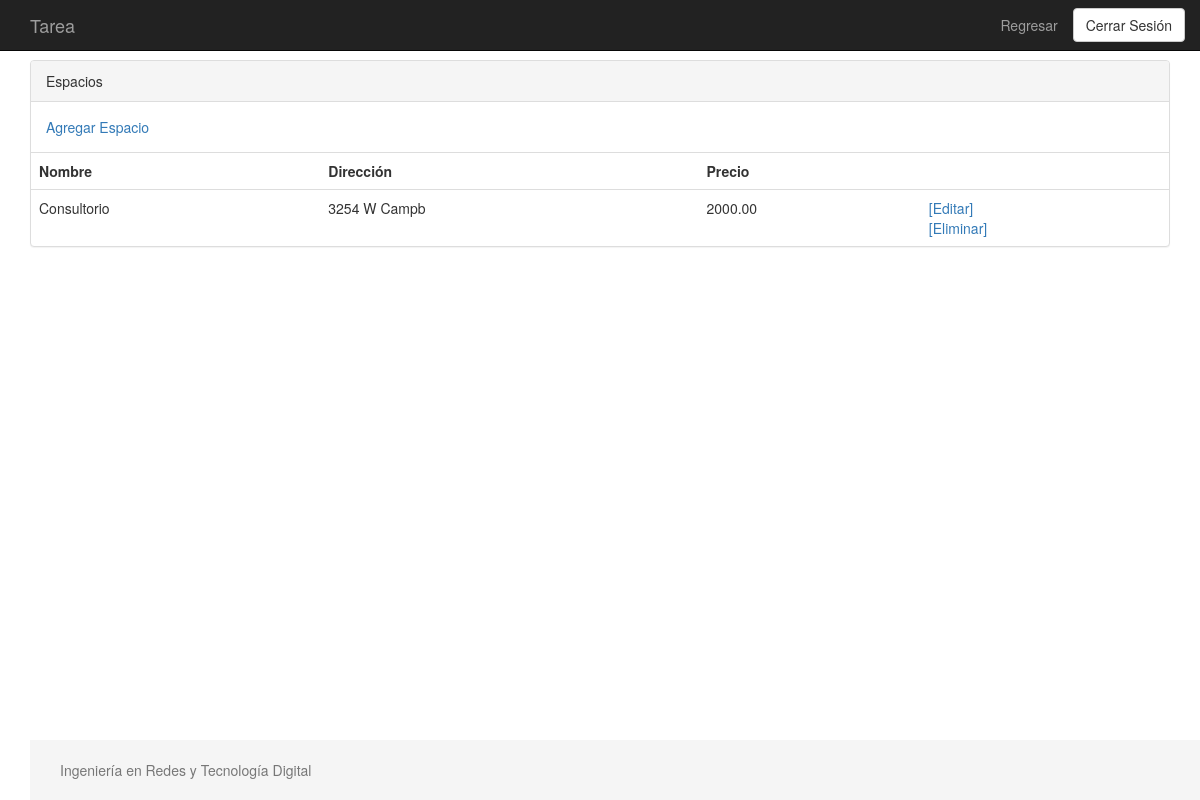
Before: /lugar/ (signed in) with the older database file.
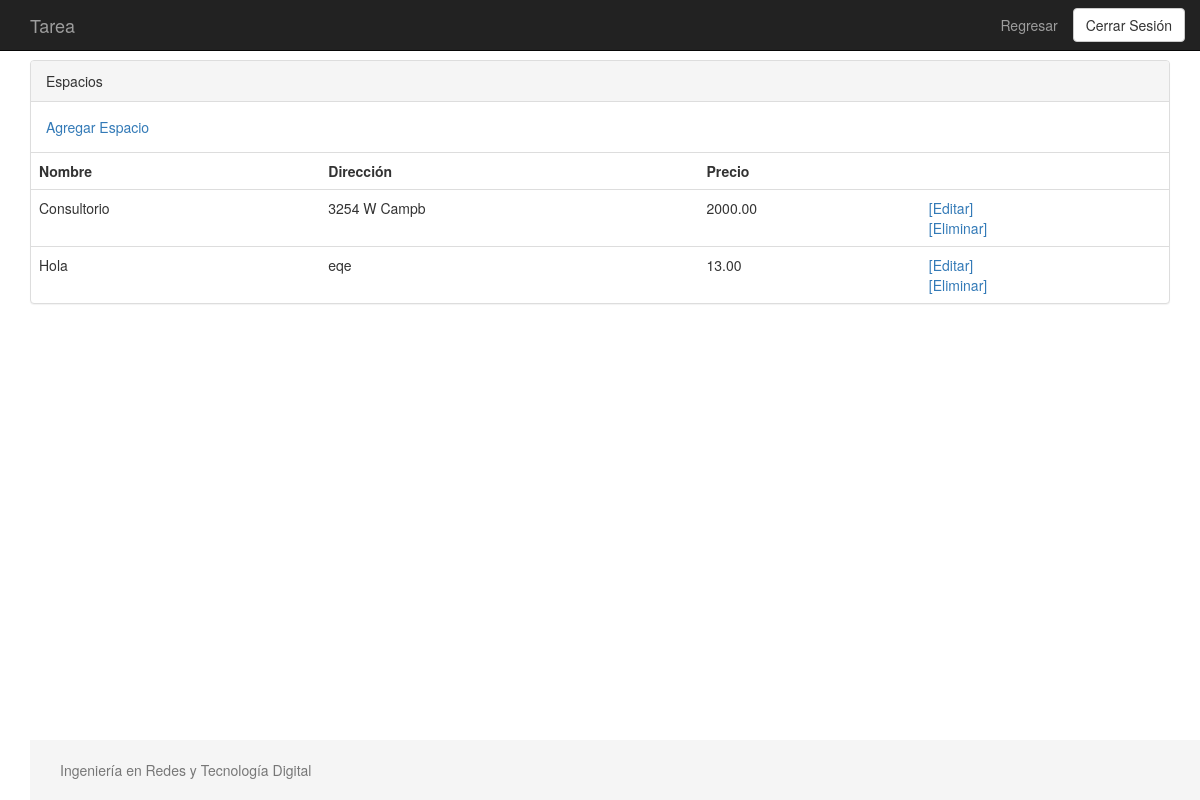
After: the same page with the newer database file.
### place/models.py (models this page shows, shortened)
class Place(models.Model):
	name = models.CharField(max_length=250, verbose_name="Nombre del Lugar")
	address = models.TextField(verbose_name="Dirección")
	price = models.DecimalField(max_digits=6, decimal_places=2)

### place/views.py (the view)
@method_decorator(login_required, name='dispatch')
class PlaceList(ListView):
	template_name = 'place/place_list.html'
	model = Place

### templates/place/place_list.html (shortened to what this page needs)
<!DOCTYPE html>
<html>
<head>
	{% load static %}
	<link rel="stylesheet" type="text/css" href="{% static 'bootstrap/css/bootstrap.css' %}">
	<link rel="stylesheet" type="text/css" href="{% static 'css/main.css' %}">
</head>
<body>
	<nav class="navbar navbar-inverse navbar-fixed-top">
		<div class="container">
			<a href="{% url 'panel-inicio' %}" class="navbar-brand">Tarea</a>
			<ul class="nav navbar-nav navbar-right">
				<p class="navbar-text"><a href="{% url 'panel-inicio' %}" class="navbar-link">Regresar</a></p>
				<a href="{% url 'account_logout' %}"><button type="button" class="btn btn-default navbar-btn">Cerrar Sesión</button></a>
			</ul>
		</div>
	</nav>
	<div class="container">
		<div class="panel panel-default">
			<div class="panel-heading">Espacios</div>
			<div class="panel-body">
				<a href="{% url 'places-create' %}">Agregar Espacio</a>
			</div>
			<table class="table">
			<tr>
				<th>Nombre</th>
				<th>Dirección</th>
				<th>Precio</th>
				<th></th>
			</tr>
			{% for place in object_list %}
				<tr>
					<td>{{ place.name }}</td>
					<td>{{ place.address }}</td>
					<td>{{ place.price }}</td>
					<td>
						<a href="{% url 'places-update' pk=place.id %}">[Editar]</a> <br>
						<a href="{% url 'places-delete' pk=place.id %}">[Eliminar]</a>
					</td>
				</tr>
			{% empty %}
				<tr>
					<td colspan="4">No se encontraron lugares</td>
				</tr>
			{% endfor %}
		</table>
	</div>
	<footer class="footer">
		<div class="container">
			<p class="text-muted">Ingeniería en Redes y Tecnología Digital</p>
		</div>
	</footer>
</body>
</html>

### static/css/main.css (style rules this page uses)
html { position: relative; min-height: 100%; }
body { margin-bottom: 60px; }
.footer { position: absolute; bottom: 0; width: 100%; height: 60px; background-color: #f5f5f5; }
body > .container { padding: 60px 15px 0; }
.container .text-muted { margin: 20px 0; }
.footer > .container { padding-right: 15px; padding-left: 15px; }

Changed rows visible on the page:
added Place: name "Hola", address "eqe", price "13.00"
